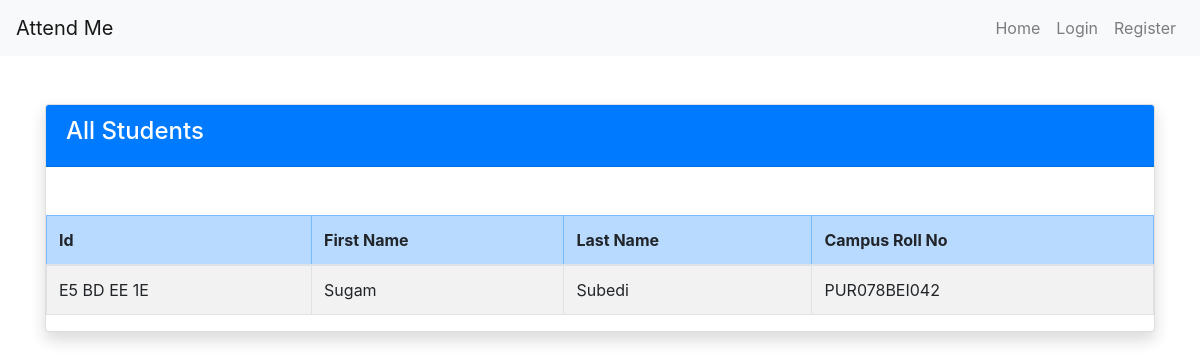
Before: /admin/students (signed in) with the older database file.
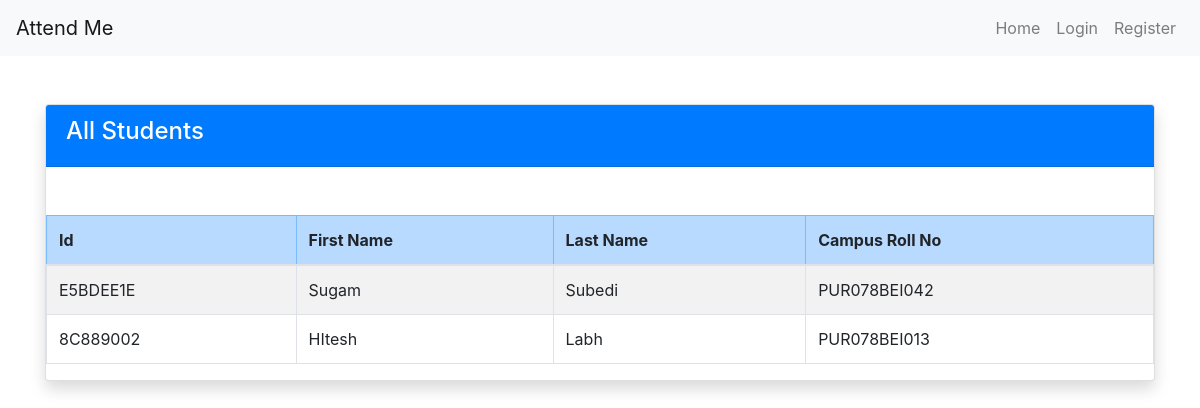
After: the same page with the newer database file.
### main.py (models this page shows)
class Ad_student(db.Model):
    uid: Mapped[str] = mapped_column(String(100), primary_key=True)
    campus_rollno:Mapped[str] = mapped_column(String(100), unique=True, nullable = False)
    first_name: Mapped[str] = mapped_column(String(1000), nullable=False)
    last_name: Mapped[str] = mapped_column(String(100), nullable = False)

### main.py (the view)
@app.route('/admin/students')
def get_students():
    if session.get('user_role', '') != 'admin':
        flash("Unauthorized access!", "danger")
        return redirect(url_for('home'))
    students = Ad_student.query.all()  # This fetches all the rows
    student_list = []  # Empty list to store dictionaries
    for student in students:
        student_list.append({
            'first_name': student.first_name,
            'last_name': student.last_name,
            'campus_rollno': student.campus_rollno,
            'uid': student.uid
        })
    print("courses: ", student_list)
    return render_template('all_students.html',
                           student_list=student_list
                           )

### templates/all_students.html
{% extends "base.html" %}
{% block content %}
<div class="container mt-5">
    <div class="card shadow">
        <div class="card-header bg-primary text-white">
            <h4>All Students</h4>
        </div>
        <div class="table-responsive mt-5">
        <table class="table table-striped table-hover table-bordered">
            <thead class="table-primary">
                <tr>
                    <th>Id</th>
                    <th>First Name</th>
                    <th>Last Name</th>
                    <th>Campus Roll No</th>
                </tr>
            </thead>
            <tbody>
                {% for student in student_list %}
                <tr>
                    <td>{{ student.uid }}</td>
                    <td>{{ student.first_name }}</td>
                    <td>{{ student.last_name }}</td>
                    <td>{{ student.campus_rollno }}</td>
                </tr>
                {% endfor %}
            </tbody>
        </table>
    </div>
    </div>
</div>
{% endblock %}

Changed rows visible on the page:
removed Ad_student: uid "E5 BD EE 1E", first_name "Sugam", last_name "Subedi", campus_rollno "PUR078BEI042"
added Ad_student: uid "E5BDEE1E", first_name "Sugam", last_name "Subedi", campus_rollno "PUR078BEI042"
added Ad_student: uid "8C889002", first_name "HItesh", last_name "Labh", campus_rollno "PUR078BEI013"
